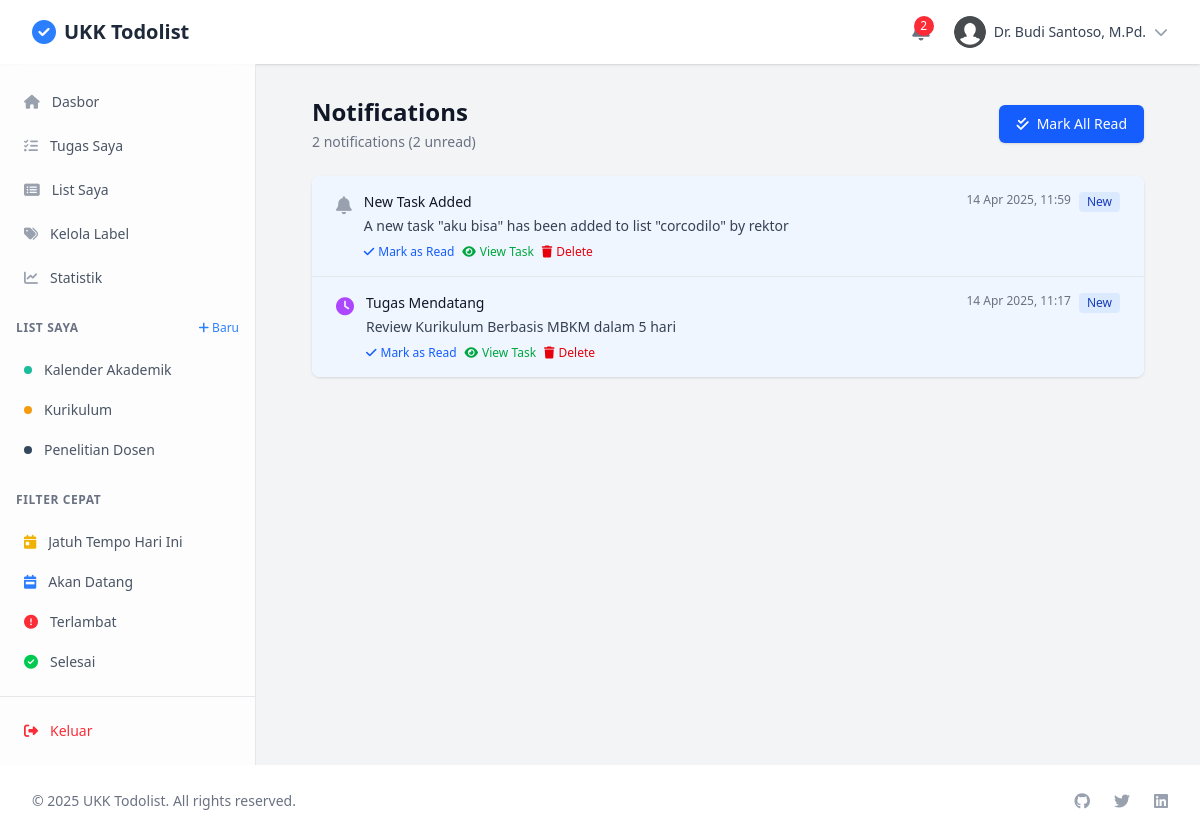
The page /modules/users/notifications.php (signed in) on the database its author committed.
### tables this page shows
CREATE TABLE `lists` (
  `list_id` int(11) NOT NULL,
  `user_id` int(11) NOT NULL,
  `title` varchar(100) NOT NULL,
  `description` text DEFAULT NULL,
  `color` varchar(20) DEFAULT '#3498db',
  `icon` varchar(50) DEFAULT 'list',
  `is_public` tinyint(1) DEFAULT 0,
  `created_at` timestamp NOT NULL DEFAULT current_timestamp(),
  `updated_at` timestamp NOT NULL DEFAULT current_timestamp() ON UPDATE current_timestamp(),
  `is_deleted` tinyint(1) DEFAULT 0
);

CREATE TABLE `notifications` (
  `notification_id` int(11) NOT NULL,
  `user_id` int(11) NOT NULL,
  `title` varchar(100) NOT NULL,
  `message` text NOT NULL,
  `is_read` tinyint(1) DEFAULT 0,
  `type` enum('reminder','mention','share','comment','system') NOT NULL,
  `entity_type` enum('task','list','comment','system') NOT NULL,
  `entity_id` int(11) DEFAULT NULL,
  `created_at` timestamp NOT NULL DEFAULT current_timestamp()
);

### config/functions.php (called while the page is built, shortened)
<?php
function formatDate($date, $format = 'd M Y, H:i') {
    return date($format, strtotime($date));
}

### modules/users/notifications.php (the view, shortened to what this page needs)
<?php
require_once '../../config/functions.php';
require_once '../../utils/auth.php';
$currentUser = $_SESSION['user'];
$userId = $currentUser['user_id'];
$sql = "SELECT * FROM notifications WHERE user_id = ? ORDER BY created_at DESC";
$stmt = $conn->prepare($sql);
$stmt->bind_param("i", $userId);
$stmt->execute();
$notifications = $stmt->get_result()->fetch_all(MYSQLI_ASSOC);
$unreadCount = 0;
foreach ($notifications as $notification) {
    if (!$notification['is_read']) {
        $unreadCount++;
    }
}
?>
<!DOCTYPE html>
<html lang="en">
<head>
    <link rel="stylesheet" href="../../assets/css/output.css">
    <link rel="stylesheet" href="../../node_modules/@fortawesome/fontawesome-free/css/all.min.css">
    <link rel="stylesheet" href="../../node_modules/sweetalert2/dist/sweetalert2.min.css">
    <link rel="stylesheet" href="../../node_modules/toastify-js/src/toastify.css">
</head>
<body class="bg-gray-100">
    <div class="min-h-screen flex flex-col">
        <?php include_once '../../includes/header.php'; ?>
        <div class="flex-grow flex">
            <?php include_once '../../includes/sidebar.php'; ?>
            <div class="flex-1 overflow-auto">
                <div class="max-w-4xl mx-auto px-4 sm:px-6 lg:px-8 py-8">
                    <div class="flex justify-between items-center mb-6">
                        <div>
                            <h1 class="text-2xl font-bold text-gray-900">Notifications</h1>
                            <p class="mt-1 text-sm text-gray-500">
                                <?= count($notifications) ?> notifications (<?= $unreadCount ?> unread)
                            </p>
                        </div>
                        <?php if ($unreadCount > 0): ?>
                            <a href="notifications.php?mark_read=all" class="inline-flex items-center px-4 py-2 border border-transparent rounded-md shadow-sm text-sm font-medium text-white bg-blue-600 hover:bg-blue-700 focus:outline-none focus:ring-2 focus:ring-offset-2 focus:ring-blue-500">
                                <i class="fas fa-check-double mr-2"></i> Mark All Read
                            </a>
                        <?php endif; ?>
                    </div>
                    <div class="bg-white shadow overflow-hidden sm:rounded-lg">
                        <?php if (!empty($notifications)): ?>
                            <ul class="divide-y divide-gray-200">
                                <?php foreach ($notifications as $notification): ?>
                                    <li class="px-4 py-4 sm:px-6 <?= $notification['is_read'] ? 'bg-white' : 'bg-blue-50' ?>">
                                        <div class="flex items-start">
                                            <div class="flex-shrink-0 mt-0.5">
                                                <?php
                                                $icon = 'fa-bell';
                                                $iconColor = 'text-gray-400';
                                                switch ($notification['type']) {
                                                    case 'reminder':
                                                        $icon = 'fa-clock';
                                                        $iconColor = 'text-purple-500';
                                                        break;
                                                }
                                                ?>
                                                <i class="fas <?= $icon ?> <?= $iconColor ?> text-lg"></i>
                                            </div>
                                            <div class="ml-3 flex-1">
                                                <div class="flex justify-between">
                                                    <p class="text-sm font-medium text-gray-900"><?= htmlspecialchars($notification['title']) ?></p>
                                                    <div class="flex space-x-2">
                                                        <span class="text-xs text-gray-500"><?= formatDate($notification['created_at']) ?></span>
                                                        <?php if (!$notification['is_read']): ?>
                                                            <span class="inline-flex items-center px-2 py-0.5 rounded text-xs font-medium bg-blue-100 text-blue-800">
                                                                New
                                                            </span>
                                                        <?php endif; ?>
                                                    </div>
                                                </div>
                                                <p class="mt-1 text-sm text-gray-700"><?= htmlspecialchars($notification['message']) ?></p>
                                                <div class="mt-2 flex space-x-2">
                                                    <?php if (!$notification['is_read']): ?>
                                                        <a href="notifications.php?mark_read=<?= $notification['notification_id'] ?><?= $notification['entity_type'] != 'system' && $notification['entity_id'] ? '&entity_type=' . $notification['entity_type'] . '&entity_id=' . $notification['entity_id'] : '' ?>" class="inline-flex items-center text-xs font-medium text-blue-600 hover:text-blue-800">
                                                            <i class="fas fa-check mr-1"></i> Mark as Read
                                                        </a>
                                                    <?php endif; ?>
                                                    <?php if ($notification['entity_type'] != 'system' && $notification['entity_id']): ?>
                                                        <a href="<?= $notification['entity_type'] === 'task' ? '../tasks/task_detail.php?id=' . $notification['entity_id'] : ($notification['entity_type'] === 'list' ? '../tasks/view.php?list_id=' . $notification['entity_id'] : '#') ?>" class="inline-flex items-center text-xs font-medium text-green-600 hover:text-green-800">
                                                            <i class="fas fa-eye mr-1"></i> View
                                                            <?= $notification['entity_type'] === 'task' ? 'Task' : ($notification['entity_type'] === 'list' ? 'List' : $notification['entity_type']) ?>
                                                        </a>
                                                    <?php endif; ?>
                                                    <a href="notifications.php?delete=<?= $notification['notification_id'] ?>" class="inline-flex items-center text-xs font-medium text-red-600 hover:text-red-800">
                                                        <i class="fas fa-trash mr-1"></i> Delete
                                                    </a>
                                                </div>
                                            </div>
                                        </div>
                                    </li>
                                <?php endforeach; ?>
                            </ul>
                        <?php endif; ?>
                    </div>
                </div>
            </div>
        </div>
        <?php include_once '../../includes/footer.php'; ?>
    </div>
</body>
</html>

### includes/sidebar.php (shortened to what this page needs)
<?php
$currentUser = $_SESSION['user'] ?? null;
$userId = $currentUser['user_id'] ?? null;
$lists = [];
if ($userId) {
    $sql = "SELECT * FROM lists WHERE user_id = ? AND is_deleted = 0 ORDER BY title ASC";
    $stmt = $conn->prepare($sql);
    $stmt->bind_param("i", $userId);
    $stmt->execute();
    $lists = $stmt->get_result()->fetch_all(MYSQLI_ASSOC);
}
?>
<div class="hidden md:flex md:flex-shrink-0">
    <div class="flex flex-col w-64 border-r border-gray-200 bg-white/80 backdrop-blur-lg">
        <div class="h-0 flex-1 flex flex-col pt-5 pb-4 overflow-y-auto">
            <div class="px-4 space-y-4">
                <nav class="space-y-2">
                    <a href="<?= BASE_URL ?>/dashboard.php" class="flex items-center px-2 py-2 text-sm font-medium rounded-lg transition-all duration-200 <?= strpos($_SERVER['REQUEST_URI'], 'dashboard') !== false ? 'bg-blue-50/80 text-blue-600' : 'text-gray-600 hover:bg-gray-50/80 hover:text-gray-900' ?>">
                        <i class="fas fa-home mr-3 <?= strpos($_SERVER['REQUEST_URI'], 'dashboard') !== false ? 'text-blue-500' : 'text-gray-400' ?>"></i>
                        Dasbor
                    </a>
                    <a href="<?= BASE_URL ?>/modules/tasks/view.php" class="flex items-center px-2 py-2 text-sm font-medium rounded-lg transition-all duration-200 <?= strpos($_SERVER['REQUEST_URI'], 'tasks') !== false ? 'bg-blue-50/80 text-blue-600' : 'text-gray-600 hover:bg-gray-50/80 hover:text-gray-900' ?>">
                        <i class="fas fa-tasks mr-3 <?= strpos($_SERVER['REQUEST_URI'], 'tasks') !== false ? 'text-blue-500' : 'text-gray-400' ?>"></i>
                        Tugas Saya
                    </a>
                    <a href="<?= BASE_URL ?>/modules/lists/view.php" class="flex items-center px-2 py-2 text-sm font-medium rounded-lg transition-all duration-200 <?= strpos($_SERVER['REQUEST_URI'], 'lists') !== false ? 'bg-blue-50/80 text-blue-600' : 'text-gray-600 hover:bg-gray-50/80 hover:text-gray-900' ?>">
                        <i class="fas fa-list-alt mr-3 <?= strpos($_SERVER['REQUEST_URI'], 'lists') !== false ? 'text-blue-500' : 'text-gray-400' ?>"></i>
                        List Saya
                    </a>
                    <a href="<?= BASE_URL ?>/modules/tags/manage.php" class="flex items-center px-2 py-2 text-sm font-medium rounded-lg transition-all duration-200 <?= strpos($_SERVER['REQUEST_URI'], 'tags') !== false ? 'bg-blue-50/80 text-blue-600' : 'text-gray-600 hover:bg-gray-50/80 hover:text-gray-900' ?>">
                        <i class="fas fa-tags mr-3 <?= strpos($_SERVER['REQUEST_URI'], 'tags') !== false ? 'text-blue-500' : 'text-gray-400' ?>"></i>
                        Kelola Label
                    </a>
                    <a href="<?= BASE_URL ?>/modules/statistics/stats.php" class="flex items-center px-2 py-2 text-sm font-medium rounded-lg transition-all duration-200 <?= strpos($_SERVER['REQUEST_URI'], 'statistics') !== false ? 'bg-blue-50/80 text-blue-600' : 'text-gray-600 hover:bg-gray-50/80 hover:text-gray-900' ?>">
                        <i class="fas fa-chart-line mr-3 <?= strpos($_SERVER['REQUEST_URI'], 'statistics') !== false ? 'text-blue-500' : 'text-gray-400' ?>"></i>
                        Statistik
                    </a>
                </nav>
            </div>
            <div class="mt-6 px-4">
                <div class="flex items-center justify-between mb-4">
                    <h2 class="text-xs font-semibold text-gray-500 uppercase tracking-wider">List Saya</h2>
                    <a href="<?= BASE_URL ?>/modules/lists/create.php" class="text-xs text-blue-500 hover:text-blue-700 transition-colors">
                        <i class="fas fa-plus"></i> Baru
                    </a>
                </div>
                <div class="space-y-1">
                    <?php foreach ($lists as $list): ?>
                    <a href="<?= BASE_URL ?>/modules/tasks/view.php?list_id=<?= $list['list_id'] ?>"
                       class="group flex items-center px-2 py-2 text-sm font-medium rounded-lg transition-all duration-200 text-gray-600 hover:bg-gray-50/80 hover:text-gray-900">
                        <span class="w-2 h-2 mr-3 rounded-full" style="background-color: <?= htmlspecialchars($list['color']) ?>"></span>
                        <span class="truncate"><?= htmlspecialchars($list['title']) ?></span>
                    </a>
                    <?php endforeach; ?>
                </div>
            </div>
            <div class="mt-6 px-4">
                <h2 class="text-xs font-semibold text-gray-500 uppercase tracking-wider mb-4">Filter Cepat</h2>
                <div class="space-y-1">
                    <a href="<?= BASE_URL ?>/modules/tasks/view.php?filter=today"
                       class="group flex items-center px-2 py-2 text-sm font-medium rounded-lg transition-all duration-200 text-gray-600 hover:bg-gray-50/80 hover:text-gray-900">
                        <i class="fas fa-calendar-day text-yellow-500 mr-3"></i>
                        <span class="truncate">Jatuh Tempo Hari Ini</span>
                    </a>
                    <a href="<?= BASE_URL ?>/modules/tasks/view.php?filter=upcoming"
                       class="group flex items-center px-2 py-2 text-sm font-medium rounded-lg transition-all duration-200 text-gray-600 hover:bg-gray-50/80 hover:text-gray-900">
                        <i class="fas fa-calendar-week text-blue-500 mr-3"></i>
                        <span class="truncate">Akan Datang</span>
                    </a>
                    <a href="<?= BASE_URL ?>/modules/tasks/view.php?filter=overdue"
                       class="group flex items-center px-2 py-2 text-sm font-medium rounded-lg transition-all duration-200 text-gray-600 hover:bg-gray-50/80 hover:text-gray-900">
                        <i class="fas fa-exclamation-circle text-red-500 mr-3"></i>
                        <span class="truncate">Terlambat</span>
                    </a>
                    <a href="<?= BASE_URL ?>/modules/tasks/view.php?status=completed"
                       class="group flex items-center px-2 py-2 text-sm font-medium rounded-lg transition-all duration-200 text-gray-600 hover:bg-gray-50/80 hover:text-gray-900">
                        <i class="fas fa-check-circle text-green-500 mr-3"></i>
                        <span class="truncate">Selesai</span>
                    </a>
                </div>
            </div>
        </div>
        <div class="flex-shrink-0 flex border-t border-gray-200 p-4">
            <a href="<?= BASE_URL ?>/modules/users/logout.php"
               class="flex items-center w-full px-2 py-2 text-sm font-medium text-red-500 hover:text-red-700 hover:bg-red-50/80 rounded-lg transition-all duration-200">
                <i class="fas fa-sign-out-alt mr-3"></i>
                <span>Keluar</span>
            </a>
        </div>
    </div>
</div>

### rows shown on the page
lists: title "Kalender Akademik"
lists: title "Kurikulum"
lists: title "Penelitian Dosen"
notifications: title "New Task Added", created_at "14 Apr 2025, 11:59", is_read "New", message "A new task \"aku bisa\" has been added to list \"corcodilo\" by rektor", entity_type "Task"
notifications: title "Tugas Mendatang", created_at "14 Apr 2025, 11:17", is_read "New", message "Review Kurikulum Berbasis MBKM dalam 5 hari", entity_type "Task"

### other values the page prints
APP_NAME "UKK Todolist"
$unreadNotificationsCount "2"
$currentUser['full_name'] "Dr. Budi Santoso, M.Pd."
count($notifications) "2"
$unreadCount "2"
